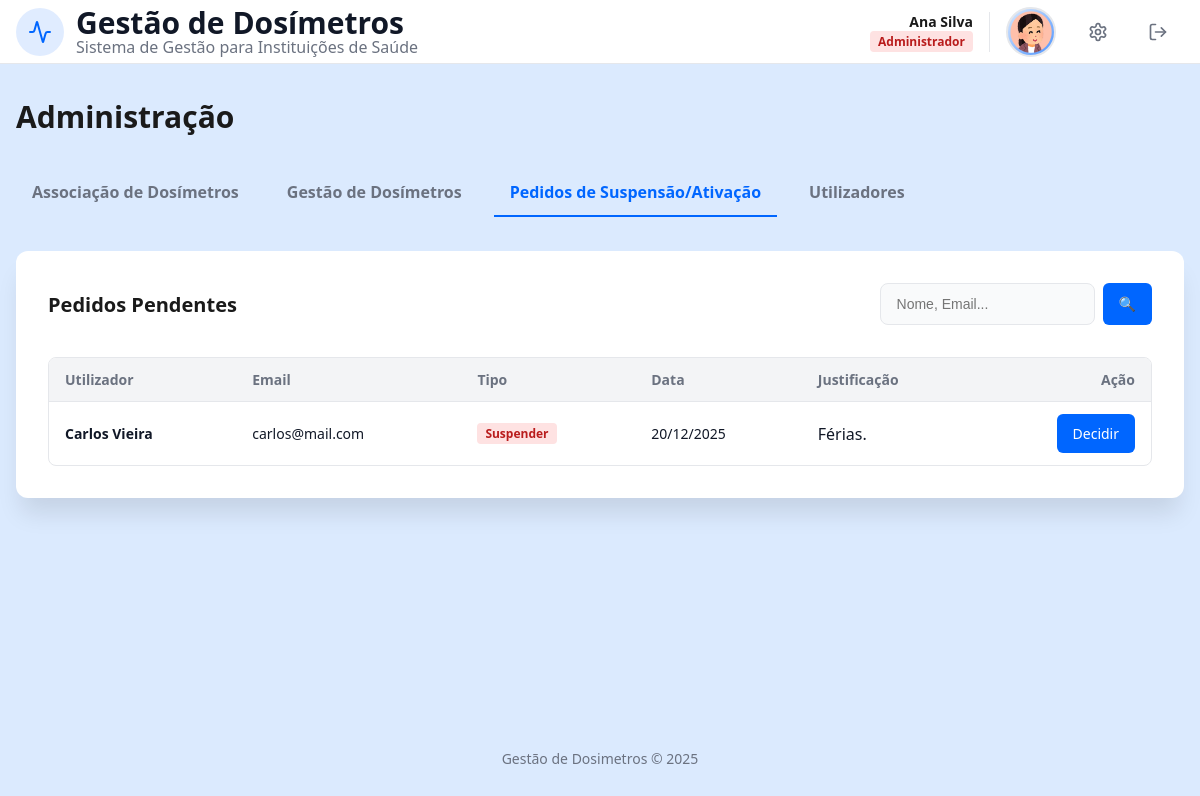
The app's page /admin.php?tab=pedidos (signed in) with its own data.
### tables this page shows
CREATE TABLE ChangeRecord (
    idCR INTEGER PRIMARY KEY AUTOINCREMENT,
    idA INTEGER NOT NULL,
    idUser INTEGER NOT NULL,
    requestType TEXT CHECK(requestType IN ('Suspender','Ativar')) NOT NULL,
    message TEXT NOT NULL,
    requestDate DATETIME NOT NULL,
    status TEXT CHECK(status IN ('Pendente','Concluído', 'Rejeitado')) DEFAULT 'Pendente',

    idAdmin INTEGER,
    decisionDate DATETIME,
    finalStatus TEXT CHECK(finalStatus IN ('Ativo','Suspenso')),
    adminNote TEXT,

    FOREIGN KEY (idA) REFERENCES ApprovedRequest(idA) ON DELETE CASCADE,
    FOREIGN KEY (idUser) REFERENCES User(idU),
    FOREIGN KEY (idAdmin) REFERENCES User(idU)
);

CREATE TABLE User (
    idU INTEGER PRIMARY KEY AUTOINCREMENT,
    name TEXT NOT NULL,
    surname TEXT NOT NULL, 
    birthDate DATE NOT NULL,
    sex TEXT CHECK(sex IN ('Female', 'Male', 'Other')) NOT NULL,
    email TEXT UNIQUE NOT NULL, 
    password TEXT NOT NULL,
    phoneN TEXT CHECK(phoneN GLOB '+[0-9][0-9][0-9]*'),
    userType TEXT CHECK(userType IN ('Administrador', 'Físico Médico', 'Profissional de Saúde')) NOT NULL,
    userStatus BOOLEAN DEFAULT 1,
    profilePic TEXT DEFAULT 'foto/12225881.png'
);

### database/admin_db.php (called while the page is built, shortened)
<?php
function getPendingChangeRequests($db, $search = '') {
    $sql = "SELECT CR.*, U.name, U.surname, U.email
            FROM ChangeRecord CR
            JOIN User U ON CR.idUser = U.idU
            WHERE CR.status = 'Pendente'";
    $sql .= " ORDER BY CR.requestDate ASC";
    $stmt = $db->prepare($sql);
    $stmt->execute();
    return $stmt->fetchAll();
}
?>

### templates/admin_views.php (the view, shortened to what this page needs)
<?php
function renderAdminTabs($currentTab) {
    ?>
    <div class="admin-tabs">
        <a href="admin.php?tab=associacao" class="tab-link <?php echo $currentTab === 'associacao' ? 'active' : ''; ?>">Associação de Dosímetros</a>
        <a href="admin.php?tab=gestao" class="tab-link <?php echo $currentTab === 'gestao' ? 'active' : ''; ?>">Gestão de Dosímetros</a>
        <a href="admin.php?tab=pedidos" class="tab-link <?php echo $currentTab === 'pedidos' ? 'active' : ''; ?>">Pedidos de Suspensão/Ativação</a>
        <a href="admin.php?tab=users" class="tab-link <?php echo $currentTab === 'users' ? 'active' : ''; ?>">Utilizadores</a>
    </div>
    <?php
}
    ?>
    <?php
function renderRequestsTab($requests, $searchTerm) {
    ?>
    <div class="card">
        <div class="mb1 header-flex">
            <h2 class="titulo-separador">Pedidos Pendentes</h2>
            <form action="admin.php" method="GET" class="search-form">
                <input type="text" name="search" value="<?php echo htmlspecialchars($searchTerm); ?>" placeholder="Nome, Email..." class="profile-input input-search">
                <button type="submit" class="btn btn-primary">🔍</button>
            </form>
        </div>
        <?php if (empty($requests)): ?>
             <p class="subtítulo" style="padding: 1rem;">Não existem pedidos pendentes (ou sem resultados).</p>
        <?php else: ?>
            <div class="table-container">
                <table class="admin-table">
                    <thead>
                        <tr>
                            <th>Utilizador</th>
                            <th>Email</th>
                            <th>Tipo</th>
                            <th>Data</th>
                            <th>Justificação</th>
                            <th class="txt-right">Ação</th>
                        </tr>
                    </thead>
                    <tbody>
                    <?php foreach ($requests as $req): ?>
                        <tr>
                            <td><span class="nome-tab"><?php echo htmlspecialchars($req['name'].' '.$req['surname']); ?></span></td>
                            <td><?php echo htmlspecialchars($req['email']); ?></td>
                            <td>
                                <span class="role-badge <?php echo $req['requestType'] == 'Suspender' ? 'badge-red' : 'badge-green'; ?>">
                                    <?php echo htmlspecialchars($req['requestType']); ?>
                                </span>
                            </td>
                            <td><?php echo date('d/m/Y', strtotime($req['requestDate'])); ?></td>
                            <td class="subtítulo"><?php echo htmlspecialchars($req['message']); ?></td>
                            <td class="txt-right">
                                <a href="admin.php?tab=pedidos&decidir=<?php echo $req['idCR']; ?>&user=<?php echo urlencode($req['name'].' '.$req['surname']); ?>&type=<?php echo $req['requestType']; ?>"
                                   class="btn btn-primary">Decidir</a>
                            </td>
                        </tr>
                    <?php endforeach; ?>
                    </tbody>
                </table>
            </div>
        <?php endif; ?>
    </div>
    <?php
}
    ?>

### css/style.css (style rules this page uses)
:root { font-size: 16px; --primary: #0066ff; --primary-light: #4d94ff; --primary-dark: #0052cc; --secondary: #2b9a66; --secondary-light: #4db88a; --white: #ffffff; --foreground: #1a1a1a; --border: #e5e7eb; --input-bg: #f9fafb; --muted: #6b7280; --background: #dbeafe; --background2: #b2cdf0; --bg-body: #f3f4f6; --text-main: #111827; --green-light: #dcfce7; --green:#166534; --green-light2:#bbf7d0; --red-light: #fee2e2; --red:#991b1b; --red-light2:#fecaca; --green2: #15803d; --green3:#16a34a; --badge-blue:#1d4ed8; --badge-purple-background:#f3e8ff; --badge-purple: #7e22ce; --badge-red: #b91c1c; --dosimetro1: #fff7ed; --borda1:#d97706; --dosimetro2:#f0fdf4; }
* { margin: 0;padding: 0;box-sizing: border-box; }
html, body { height: 100%; font-family: "Segoe UI", "Helvetica Neue", Arial, sans-serif; background: var(--background);color: var(--foreground); }
:where(p, h1, h2, button) { overflow-wrap: anywhere; word-break: break-word; }
a { text-decoration: none; }
.titulo-separador { font-size:1.25rem; font-weight:600; }
.txt-right { text-align:right; }
.nome-tab { font-weight:600; color:var(--text-main); }
.mb1 { margin-bottom: 1rem; }
input[type="text"], input[type="email"], input[type="password"], input[type="tel"], input[type="date"], input[type="file"], select, textarea, .profile-input { width: 100%; padding: 0.75rem 1rem; border: 1px solid var(--border); border-radius: 0.5rem; font-size: 14px; background: var(--input-bg); transition: all 0.2s; }
.btn { display: inline-flex; align-items: center; justify-content: center; padding: 10px 16px; font-size: 14px;font-weight: 500; border: none; border-radius: 6px; cursor: pointer; transition: all 0.2s ease; text-decoration: none; gap: 6px; }
.btn-primary { background: var(--primary);color: var(--white); }
.card, .card1, .modal-box { background-color: var(--white); border-radius: 0.75rem; display: flex; flex-direction: column; }
.card { box-shadow: 0 20px 25px -5px rgba(0, 0, 0, 0.1); padding: 2rem; gap: 1rem; }
.subtítulo { font-size: 1rem; color: var(--muted); }
.badge-red { background-color: var(--red-light); color: var(--badge-red); }
.role-badge, .etiqueta { font-size: 0.75rem; padding: 2px 8px; border-radius: 4px; font-weight: 600; display: inline-block; }
.admin-tabs { display: flex; gap: 1rem; margin-bottom: 2rem; overflow-x: auto; padding-bottom: 2px; }
.tab-link { padding: 0.75rem 1rem; color: var(--muted); text-decoration: none; font-size: 1rem; font-weight: 600; border-bottom: 2px solid transparent; transition: all 0.2s; white-space: nowrap; }
.tab-link.active { color: var(--primary); border-bottom-color: var(--primary); }
.table-container { width: 100%; overflow-x: auto; border: 1px solid var(--border); border-radius: 0.5rem; background-color: var(--white); }
.admin-table { width: 100%; border-collapse: collapse; font-size: 0.875rem; text-align: left; }
.admin-table th { background-color: var(--bg-body); padding: 0.75rem 1rem; font-weight: 600; color: var(--muted);border-bottom: 1px solid var(--border); }
.admin-table td { padding: 0.75rem 1rem; border-bottom: 1px solid var(--border); color: var(--text-main); }
.admin-table tr:last-child td { border-bottom: none; }
.header-flex { display: flex; justify-content: space-between; align-items: center; padding: 0; gap: 1rem; flex-wrap: wrap; }
.search-form { display: flex; gap: 0.5rem; }
.input-search { width: 200px; }

### records on screen
changerecord: idUser.surname "Carlos Vieira", idUser.email "carlos@mail.com", requestType "Suspender", requestDate "20/12/2025", message "Férias."

### other values on screen
$userName . ' ' . $userSurname "Ana Silva"
$roleLabel "Administrador"
